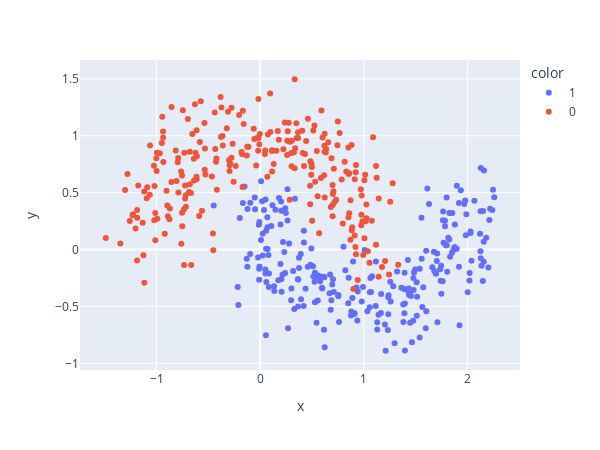

Here is the notebook cell this chart was saved with:
### Code cell
# fig = plt.figure(figsize=(10,6))
# ax = fig.add_subplot(111)
# ax.scatter(X[:,0],X[:,1],c=y,s=50,cmap='rainbow')
fig = px.scatter(x=X[:,0], y=X[:,1], color=y.astype(str))
fig.update_layout(
    width=600,   #绘图宽度
    height=450   #绘图高度
)
fig.show()

### Figure 1 — Plotly figure (JSON) as saved in the notebook; plotly's stock layout.template omitted (floating-point values rounded to 4 significant figures; data arrays with more than 128 entries replaced by an {"elided": "..."} marker saying what was removed)
{"data": [{"hovertemplate": "color=1<br>x=%{x}<br>y=%{y}<extra></extra>", "legendgroup": "1", "marker": {"color": "#636efa", "symbol": "circle"}, "mode": "markers", "name": "1", "orientation": "v", "showlegend": true, "type": "scatter", "x": {"elided": "250 float values"}, "xaxis": "x", "y": {"elided": "250 float values"}, "yaxis": "y"}, {"hovertemplate": "color=0<br>x=%{x}<br>y=%{y}<extra></extra>", "legendgroup": "0", "marker": {"color": "#EF553B", "symbol": "circle"}, "mode": "markers", "name": "0", "orientation": "v", "showlegend": true, "type": "scatter", "x": {"elided": "250 float values"}, "xaxis": "x", "y": {"elided": "250 float values"}, "yaxis": "y"}], "layout": {"height": 450, "legend": {"title": {"text": "color"}, "tracegroupgap": 0}, "margin": {"t": 60}, "width": 600, "xaxis": {"anchor": "y", "autorange": true, "domain": [0, 1], "range": [-1.738, 2.507], "title": {"text": "x"}, "type": "linear"}, "yaxis": {"anchor": "x", "autorange": true, "domain": [0, 1], "range": [-1.059, 1.666], "title": {"text": "y"}, "type": "linear"}}}
